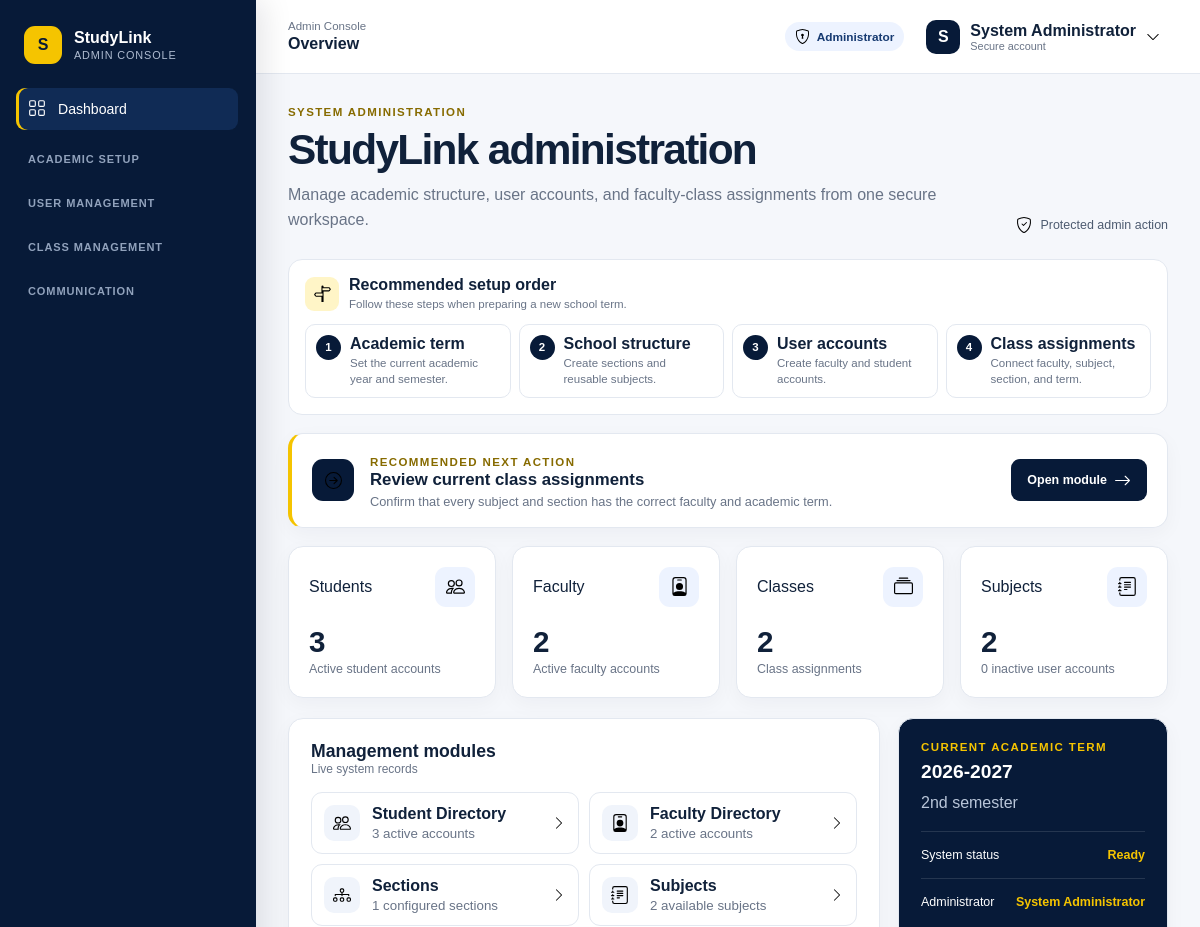
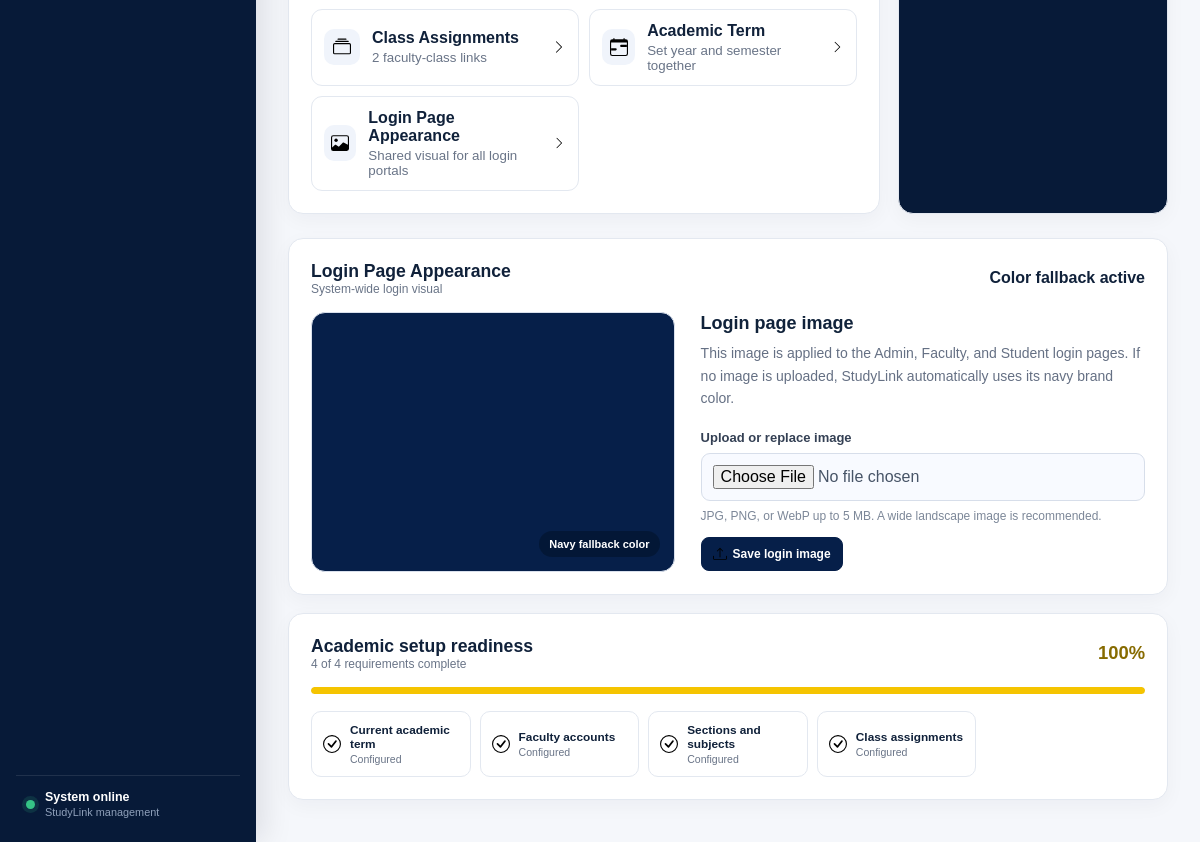
Page /admin/dashboard.php (signed in) on the committed database (2 pictures, top to bottom).
### tables this page shows
CREATE TABLE IF NOT EXISTS academic_terms (
    id INT NOT NULL AUTO_INCREMENT,
    academic_year_id INT NOT NULL,
    semester_id INT NOT NULL,
    status ENUM('available', 'current', 'archived') NOT NULL DEFAULT 'available',
    first_activated_at DATETIME NULL,
    last_activated_at DATETIME NULL,
    archived_at DATETIME NULL,
    activated_by INT NULL,
    archived_by INT NULL,
    created_at TIMESTAMP NOT NULL DEFAULT CURRENT_TIMESTAMP,
    updated_at TIMESTAMP NOT NULL DEFAULT CURRENT_TIMESTAMP ON UPDATE CURRENT_TIMESTAMP,
    PRIMARY KEY (id),
    UNIQUE KEY academic_terms_unique_pair (academic_year_id, semester_id),
    KEY academic_terms_status_index (status),
    CONSTRAINT academic_terms_year_fk
        FOREIGN KEY (academic_year_id) REFERENCES academic_years (id),
    CONSTRAINT academic_terms_semester_fk
        FOREIGN KEY (semester_id) REFERENCES semesters (id),
    CONSTRAINT academic_terms_activated_by_fk
        FOREIGN KEY (activated_by) REFERENCES users (id) ON DELETE SET NULL,
    CONSTRAINT academic_terms_archived_by_fk
        FOREIGN KEY (archived_by) REFERENCES users (id) ON DELETE SET NULL
);

CREATE TABLE `academic_years` (
  `id` int(11) NOT NULL,
  `school_year` varchar(20) NOT NULL,
  `status` enum('active','inactive') DEFAULT 'inactive',
  `created_at` timestamp NOT NULL DEFAULT current_timestamp()
);

CREATE TABLE `semesters` (
  `id` int(11) NOT NULL,
  `semester_name` varchar(50) NOT NULL,
  `status` enum('active','inactive') DEFAULT 'inactive',
  `created_at` timestamp NOT NULL DEFAULT current_timestamp()
);

### auth/auth.php (called while the page is built, shortened)
<?php
if (!defined('STUDYLINK_AUTH_LOADED')) {
    function e($value) { return htmlspecialchars((string) $value, ENT_QUOTES, 'UTF-8'); }
}

### includes/academic_term.php (called while the page is built, shortened)
<?php
if (!function_exists('studylink_ensure_academic_terms')) {
    function studylink_ensure_academic_terms($conn)
    {
        $table_sql = "
            CREATE TABLE IF NOT EXISTS academic_terms (
                id INT NOT NULL AUTO_INCREMENT,
                academic_year_id INT NOT NULL,
                semester_id INT NOT NULL,
                status ENUM('available', 'current', 'archived') NOT NULL DEFAULT 'available',
                first_activated_at DATETIME NULL,
                last_activated_at DATETIME NULL,
                archived_at DATETIME NULL,
                activated_by INT NULL,
                archived_by INT NULL,
                created_at TIMESTAMP NOT NULL DEFAULT CURRENT_TIMESTAMP,
                updated_at TIMESTAMP NOT NULL DEFAULT CURRENT_TIMESTAMP ON UPDATE CURRENT_TIMESTAMP,
                PRIMARY KEY (id),
                UNIQUE KEY academic_terms_unique_pair (academic_year_id, semester_id),
                KEY academic_terms_status_index (status),
                CONSTRAINT academic_terms_year_fk
                    FOREIGN KEY (academic_year_id) REFERENCES academic_years (id),
                CONSTRAINT academic_terms_semester_fk
                    FOREIGN KEY (semester_id) REFERENCES semesters (id),
                CONSTRAINT academic_terms_activated_by_fk
                    FOREIGN KEY (activated_by) REFERENCES users (id) ON DELETE SET NULL,
                CONSTRAINT academic_terms_archived_by_fk
                    FOREIGN KEY (archived_by) REFERENCES users (id) ON DELETE SET NULL
            ) ENGINE=InnoDB DEFAULT CHARSET=utf8mb4 COLLATE=utf8mb4_general_ci
        ";
        $seed_classes = "
            INSERT IGNORE INTO academic_terms (academic_year_id, semester_id, status)
            SELECT DISTINCT academic_year_id, semester_id, 'available'
            FROM class_assignments
        ";
        $current_count_result = mysqli_query(
            $conn,
            "SELECT COUNT(*) AS total FROM academic_terms WHERE status = 'current'"
        );
        $current_count = $current_count_result
            ? intval(mysqli_fetch_assoc($current_count_result)['total'] ?? 0)
            : 0;
        return true;
    }
}
if (!function_exists('studylink_current_term')) {
    function studylink_current_term($conn)
    {
        if (!studylink_ensure_academic_terms($conn)) {
            return null;
        }
        $result = mysqli_query(
            $conn,
            "SELECT
                ay.id AS academic_year_id,
                ay.school_year,
                sem.id AS semester_id,
                sem.semester_name,
                term.id AS academic_term_id,
                term.status AS term_status,
                term.first_activated_at,
                term.last_activated_at
             FROM academic_terms term
             INNER JOIN academic_years ay ON ay.id = term.academic_year_id
             INNER JOIN semesters sem ON sem.id = term.semester_id
             WHERE term.status = 'current'
             ORDER BY term.last_activated_at DESC, term.id DESC
             LIMIT 1"
        );
        $term = mysqli_fetch_assoc($result);
        return $term ?: null;
    }
}

### includes/login_appearance.php (called while the page is built, shortened)
<?php
if (!defined('STUDYLINK_LOGIN_APPEARANCE_LOADED')) {
    function studylink_login_visual_directory()
    {
        return dirname(__DIR__) . '/assets/uploads/login';
    }
    function studylink_login_visual_files()
    {
        $directory = studylink_login_visual_directory();
        $files = [];
        foreach (['jpg', 'jpeg', 'png', 'webp'] as $extension) {
            $path = $directory . '/login-visual.' . $extension;
        }
        return $files;
    }
    function studylink_login_visual_filename()
    {
        $files = studylink_login_visual_files();
        return $files ? basename($files[0]) : '';
    }
    function studylink_login_visual_url($base_path = '/studyLink/assets/uploads/login/')
    {
        $filename = studylink_login_visual_filename();
        return $filename === '' ? '' : rtrim($base_path, '/') . '/' . rawurlencode($filename);
    }
}

### admin/dashboard.php (the view, shortened to what this page needs)
<?php
include '../auth/auth.php';
include '../config/database.php';
include '../includes/admin_ui.php';
include '../includes/login_appearance.php';
include '../includes/academic_term.php';
function admin_dashboard_count($conn, $sql)
{
    $result = mysqli_query($conn, $sql);
    $row = mysqli_fetch_row($result);
    return intval($row[0] ?? 0);
}
$student_count = admin_dashboard_count($conn, "SELECT COUNT(*) FROM students s INNER JOIN users u ON u.id = s.user_id WHERE u.status = 'active'");
$faculty_count = admin_dashboard_count($conn, "SELECT COUNT(*) FROM faculty f INNER JOIN users u ON u.id = f.user_id WHERE u.status = 'active'");
$class_count = admin_dashboard_count($conn, 'SELECT COUNT(*) FROM class_assignments');
$subject_count = admin_dashboard_count($conn, 'SELECT COUNT(*) FROM subjects');
$section_count = admin_dashboard_count($conn, 'SELECT COUNT(*) FROM sections');
$inactive_count = admin_dashboard_count($conn, "SELECT COUNT(*) FROM users WHERE status = 'inactive'");
$current_term = studylink_current_term($conn);
$login_visual_url = studylink_login_visual_url();
$modules = [
    ['students/index.php', 'people', 'Student Directory', $student_count . ' active accounts'],
    ['faculty/index.php', 'person-badge', 'Faculty Directory', $faculty_count . ' active accounts'],
    ['selections/index.php', 'diagram-3', 'Sections', $section_count . ' configured sections'],
    ['subjects/index.php', 'journal-text', 'Subjects', $subject_count . ' available subjects'],
    ['class_assignments/index.php', 'collection', 'Class Assignments', $class_count . ' faculty-class links'],
    ['academic_year/index.php', 'calendar-range', 'Academic Term', 'Set year and semester together'],
    ['#login-appearance', 'image', 'Login Page Appearance', 'Shared visual for all login portals']
];
$setup_checks = [
    ['Current academic term', (bool) $current_term, 'academic_year/index.php'],
    ['Faculty accounts', $faculty_count > 0, 'faculty/index.php'],
    ['Sections and subjects', $section_count > 0 && $subject_count > 0, 'selections/index.php'],
    ['Class assignments', $class_count > 0, 'class_assignments/index.php']
];
$ready_count = count(array_filter($setup_checks, function ($item) {
    return $item[1];
}));
$readiness = intval(round(($ready_count / count($setup_checks)) * 100));
if (!$current_term) {
    $next_action = ['academic_year/index.php', 'Set the current academic term', 'Select the Academic Year and Semester together before creating current classes.'];
} elseif ($section_count === 0 || $subject_count === 0) {
    $next_action = ['selections/index.php', 'Complete the school structure', 'Create at least one section and one subject before adding classes.'];
} elseif ($faculty_count === 0) {
    $next_action = ['faculty/index.php', 'Create a faculty account', 'A faculty account is required before a class can be assigned.'];
} elseif ($student_count === 0) {
    $next_action = ['students/index.php', 'Create student accounts', 'Students receive their classes automatically through their assigned section.'];
} elseif ($class_count === 0) {
    $next_action = ['class_assignments/index.php', 'Create the first class assignment', 'Connect one faculty, subject, section, academic year, and semester.'];
} else {
    $next_action = ['class_assignments/index.php', 'Review current class assignments', 'Confirm that every subject and section has the correct faculty and academic term.'];
}
?>
<section class="admin-card admin-next-action">
    <span class="admin-next-action-icon"><?= study_icon('arrow-right-circle'); ?></span>
    <div>
        <span class="admin-eyebrow">Recommended next action</span>
        <h2><?= e($next_action[1]); ?></h2>
        <p><?= e($next_action[2]); ?></p>
    </div>
    <a class="admin-button primary" href="<?= e($next_action[0]); ?>">Open module <?= study_icon('arrow-right'); ?></a>
</section>
<section class="admin-stats" aria-label="System totals">
    <a class="admin-card admin-stat" href="students/index.php">
        <div class="admin-stat-top"><span>Students</span><span class="admin-stat-icon"><?= study_icon('people'); ?></span></div>
        <strong><?= number_format($student_count); ?></strong>
        <span>Active student accounts</span>
    </a>
    <a class="admin-card admin-stat" href="faculty/index.php">
        <div class="admin-stat-top"><span>Faculty</span><span class="admin-stat-icon"><?= study_icon('person-badge'); ?></span></div>
        <strong><?= number_format($faculty_count); ?></strong>
        <span>Active faculty accounts</span>
    </a>
    <a class="admin-card admin-stat" href="class_assignments/index.php">
        <div class="admin-stat-top"><span>Classes</span><span class="admin-stat-icon"><?= study_icon('collection'); ?></span></div>
        <strong><?= number_format($class_count); ?></strong>
        <span>Class assignments</span>
    </a>
    <a class="admin-card admin-stat" href="subjects/index.php">
        <div class="admin-stat-top"><span>Subjects</span><span class="admin-stat-icon"><?= study_icon('journal-text'); ?></span></div>
        <strong><?= number_format($subject_count); ?></strong>
        <span><?= number_format($inactive_count); ?> inactive user account<?= $inactive_count === 1 ? '' : 's'; ?></span>
    </a>
</section>
<div class="admin-dashboard-grid">
    <section class="admin-card admin-section-card">
        <div class="admin-section-head">
            <div><h2>Management modules</h2><span>Live system records</span></div>
        </div>
        <div class="admin-module-grid">
            <?php foreach ($modules as $module): ?>
                <a class="admin-module-link" href="<?= e($module[0]); ?>">
                    <span><?= study_icon($module[1]); ?></span>
                    <span><strong><?= e($module[2]); ?></strong><small><?= e($module[3]); ?></small></span>
                    <?= study_icon('chevron-right'); ?>
                </a>
            <?php endforeach; ?>
        </div>
    </section>
    <aside class="admin-card admin-term-panel">
        <div class="admin-eyebrow">Current Academic Term</div>
        <h2><?= e($current_term['school_year'] ?? 'No current term'); ?></h2>
        <p><?= e($current_term['semester_name'] ?? 'Select an Academic Year and Semester'); ?></p>
        <div class="admin-term-row">
            <span>System status</span>
            <strong><?= $current_term ? 'Ready' : 'Setup required'; ?></strong>
        </div>
        <div class="admin-term-row">
            <span>Administrator</span>
            <strong><?= e($_SESSION['fullname']); ?></strong>
        </div>
    </aside>
</div>
<section class="admin-card admin-section-card admin-access-card" id="login-appearance">
    <div class="admin-section-head">
        <div><h2>Login Page Appearance</h2><span>System-wide login visual</span></div>
        <strong><?= $login_visual_url !== '' ? 'Custom image active' : 'Color fallback active'; ?></strong>
    </div>
    <div class="admin-access-layout">
        <div class="admin-login-preview">
            <?php if ($login_visual_url !== ''): ?>
                <img src="<?= e($login_visual_url); ?>" alt="Current login page visual">
                <span>Current login image</span>
            <?php else: ?>
                <span>Navy fallback color</span>
            <?php endif; ?>
        </div>
        <div class="admin-access-form">
            <h3>Login page image</h3>
            <p>This image is applied to the Admin, Faculty, and Student login pages. If no image is uploaded, StudyLink automatically uses its navy brand color.</p>
            <form action="update_login_appearance.php" method="POST" enctype="multipart/form-data">
                <label class="admin-file-field">
                    <span>Upload or replace image</span>
                    <input type="file" name="login_visual" accept="image/jpeg,image/png,image/webp" required>
                    <small>JPG, PNG, or WebP up to 5 MB. A wide landscape image is recommended.</small>
                </label>
                <div class="admin-access-actions">
                    <button class="admin-access-button" type="submit">
                        <?= study_icon('upload'); ?> Save login image
                    </button>
                </div>
            </form>
        </div>
    </div>
</section>
<section class="admin-card admin-readiness-card">
    <div class="admin-section-head">
        <div><h2>Academic setup readiness</h2><span><?= $ready_count; ?> of <?= count($setup_checks); ?> requirements complete</span></div>
        <strong><?= $readiness; ?>%</strong>
    </div>
    <div class="admin-readiness-bar"><span style="width: <?= $readiness; ?>%"></span></div>
    <div class="admin-check-grid">
        <?php foreach ($setup_checks as $check): ?>
            <a href="<?= e($check[2]); ?>" class="<?= $check[1] ? 'complete' : 'required'; ?>">
                <?= study_icon($check[1] ? 'check-circle' : 'exclamation-circle'); ?>
                <span><strong><?= e($check[0]); ?></strong><small><?= $check[1] ? 'Configured' : 'Action required'; ?></small></span>
            </a>
        <?php endforeach; ?>
    </div>
</section>

### rows in the picture
academic_terms: academic_year.school_year "2026-2027", semester.semester_name "2nd semester"

### other values in the picture
$item[2] "Dashboard"
$group "ACADEMIC SETUP"
$group "USER MANAGEMENT"
$group "CLASS MANAGEMENT"
$group "COMMUNICATION"
$breadcrumb "Admin Console"
$title "Overview"
substr($_SESSION['fullname'] ?? 'A', 0, 1) "S"
$_SESSION['fullname'] "System Administrator"
$eyebrow "SYSTEM ADMINISTRATION"
$heading "StudyLink administration"
$description "Manage academic structure, user accounts, and faculty-class assignments from one secure workspace."
$step[0] "1"
$step[1] "Academic term"
$step[2] "Set the current academic year and semester."
